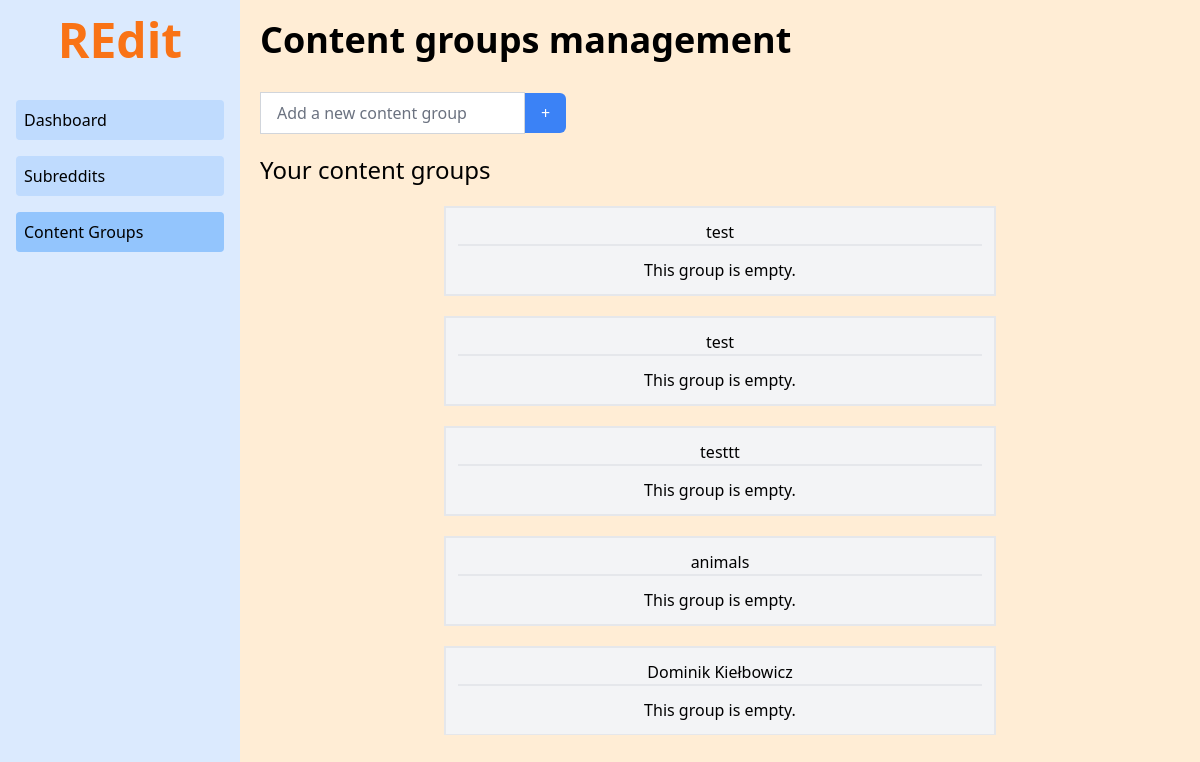
The app's page /subreddits/groups/ with its own data.
### posts/models.py (models this page shows, shortened)
class ContentGroup(models.Model):
    name = models.CharField(max_length=50, unique=True)
    subreddits = models.ManyToManyField("Subreddit", related_name="content_groups")

### posts/views.py (the view, shortened to what this page needs)
# urls.py: path("groups/", ContentGroupList.as_view(), name="contentgroups"),
class ContentGroupList(ListView):
    model = ContentGroup
    template_name = "posts/groups.html"
    def get_context_data(self, **kwargs):
        context = super().get_context_data(**kwargs)
        context["page_name"] = "groups"
        context["form"] = ContentGroupForm
        return context

### templates/posts/groups.html (shortened to what this page needs)
{% extends "r_edit/base.html" %}
{% block content %}
    <div class="h-screen p-5">
        <h1 class="text-4xl mb-6 font-bold">Content groups management</h1>
        <div class="mt-8">
            <form action="" method="POST" class="flex items-center">
                {{ form.name }}
                <button type="submit"
                        class="bg-blue-500 text-white rounded-r-md px-4 py-2 hover:bg-blue-600 transition duration-200">
                    +
                </button>
            </form>
        </div>
        {% if object_list %}
            <h3 class="text-2xl my-5">Your content groups</h3>
            <div class="h-1/2 overflow-y-auto">
                {% for group in object_list %}
                    <div class="w-3/5 border-2 bg-gray-100 m-auto p-3 mb-5">
                        <h5 class="text-center font-medium">{{group.name}}</h5>
                        <div class="border"></div>
                        {% if group.subreddits.exists %}
                            we got some
                        {% else %}
                            <p class="text-center mt-3">This group is empty.</p>
                        {% endif %}
                    </div>
                {% endfor %}
            </div>
        {% endif %}
    </div>
{% endblock %}

### templates/r_edit/base.html (shortened to what this page needs)
{% load tailwind_tags %}
<!DOCTYPE html>
<html lang="en">
<head>
    {% tailwind_css %}
</head>
<body class="w-screen h-screen flex box-border m-0 p-0" >
    <nav class="w-1/5 h-screen bg-blue-100 text-black p-4">
        <h1 class="text-5xl font-bold mb-9 text-orange-500 text-center">REdit</h1>
        <ul>
            <li class="mb-4">
                <a href="{% url 'dashboard' %}"
                class="hover:bg-blue-400 p-2 rounded block {% if page_name == "dashboard" %} bg-blue-300 {% else %} bg-blue-200 {% endif %} font-medium">
                    Dashboard</a>
            </li>
            <li class="mb-4">
                <a href="{% url 'subreddits' %}"
                class="hover:bg-blue-400 p-2 rounded block {% if page_name == "subreddits" %} bg-blue-300 {% else %} bg-blue-200 {% endif %} font-medium">
                    Subreddits</a>
            </li>
            <li class="mb-4">
                <a href="{% url 'contentgroups' %}"
                class="hover:bg-blue-400 p-2 rounded block {% if page_name == "groups" %} bg-blue-300 {% else %} bg-blue-200 {% endif %} font-medium">
                    Content Groups</a>
            </li>
        </ul>
    </nav>
    <main class="bg-orange-100 w-4/5 h-screen">
    {% block content %}
    {% endblock %}
    </main>
</body>
</html>

### records on screen
ContentGroup: name "test", shows "This group is empty."
ContentGroup: name "test", shows "This group is empty."
ContentGroup: name "testtt", shows "This group is empty."
ContentGroup: name "animals", shows "This group is empty."
ContentGroup: name "Dominik Kiełbowicz", shows "This group is empty."
